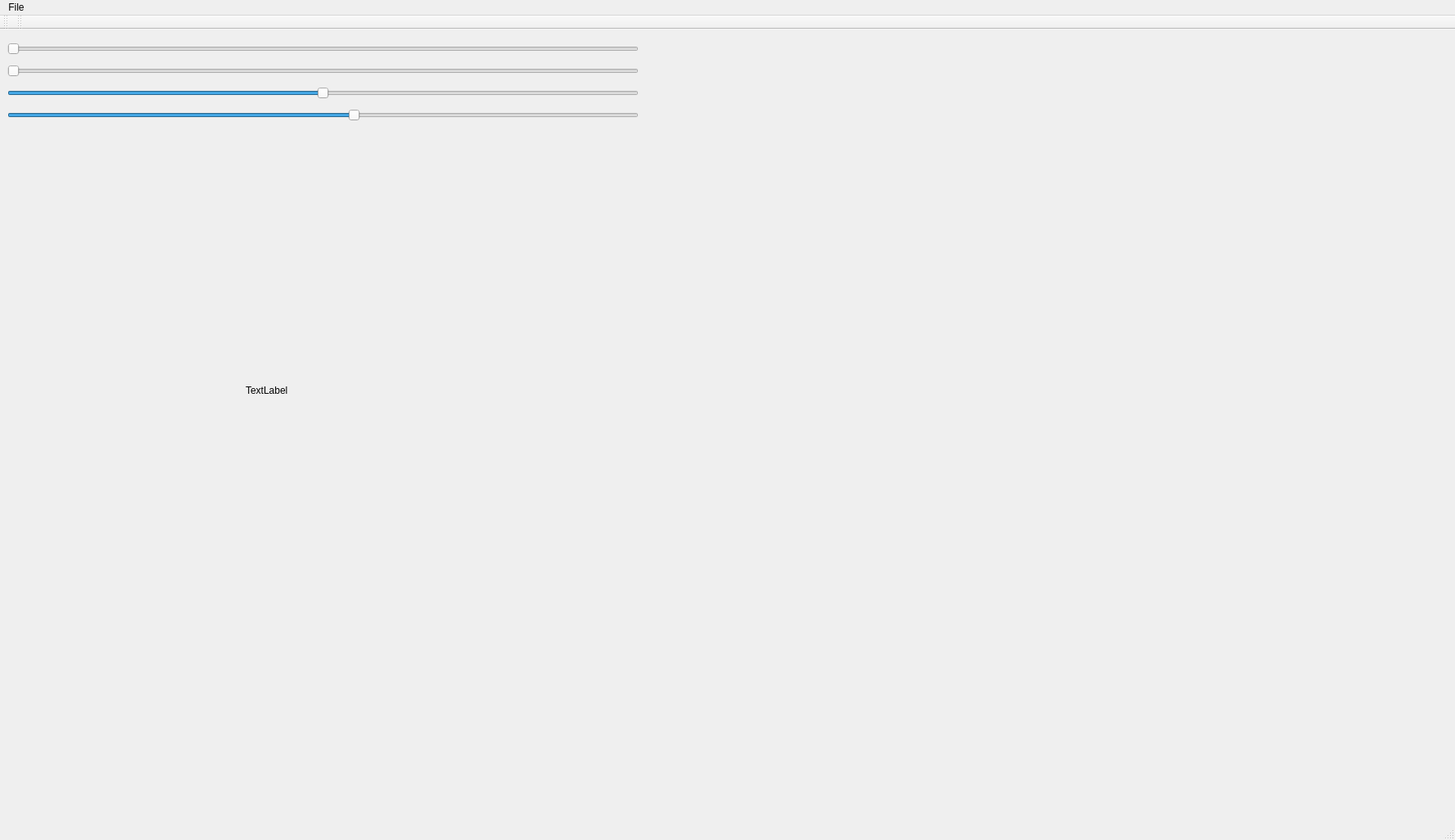
<?xml version="1.0" encoding="UTF-8"?>
<ui version="4.0">
 <class>MainWindow</class>
 <widget class="QMainWindow" name="MainWindow">
  <property name="geometry">
   <rect>
    <x>0</x>
    <y>0</y>
    <width>1777</width>
    <height>1026</height>
   </rect>
  </property>
  <property name="windowTitle">
   <string>MainWindow</string>
  </property>
  <widget class="QWidget" name="centralwidget">
   <widget class="QWidget" name="verticalLayoutWidget">
    <property name="geometry">
     <rect>
      <x>9</x>
      <y>10</y>
      <width>771</width>
      <height>110</height>
     </rect>
    </property>
    <layout class="QVBoxLayout" name="verticalLayout">
     <property name="sizeConstraint">
      <enum>QLayout::SetDefaultConstraint</enum>
     </property>
     <item>
      <widget class="QSlider" name="horizontalSlider">
       <property name="minimum">
        <number>0</number>
       </property>
       <property name="orientation">
        <enum>Qt::Horizontal</enum>
       </property>
      </widget>
     </item>
     <item>
      <widget class="QSlider" name="horizontalSlider_2">
       <property name="minimum">
        <number>0</number>
       </property>
       <property name="maximum">
        <number>99</number>
       </property>
       <property name="orientation">
        <enum>Qt::Horizontal</enum>
       </property>
      </widget>
     </item>
     <item>
      <widget class="QSlider" name="horizontalSlider_3">
       <property name="minimum">
        <number>-4</number>
       </property>
       <property name="maximum">
        <number>4</number>
       </property>
       <property name="pageStep">
        <number>1</number>
       </property>
       <property name="value">
        <number>0</number>
       </property>
       <property name="orientation">
        <enum>Qt::Horizontal</enum>
       </property>
      </widget>
     </item>
     <item>
      <widget class="QSlider" name="horizontalSlider_4">
       <property name="minimum">
        <number>-10</number>
       </property>
       <property name="maximum">
        <number>10</number>
       </property>
       <property name="value">
        <number>1</number>
       </property>
       <property name="orientation">
        <enum>Qt::Horizontal</enum>
       </property>
      </widget>
     </item>
    </layout>
   </widget>
   <widget class="QLabel" name="image">
    <property name="geometry">
     <rect>
      <x>300</x>
      <y>270</y>
      <width>381</width>
      <height>341</height>
     </rect>
    </property>
    <property name="sizePolicy">
     <sizepolicy hsizetype="Fixed" vsizetype="Fixed">
      <horstretch>0</horstretch>
      <verstretch>0</verstretch>
     </sizepolicy>
    </property>
    <property name="text">
     <string>TextLabel</string>
    </property>
    <property name="scaledContents">
     <bool>true</bool>
    </property>
   </widget>
  </widget>
  <widget class="QStatusBar" name="statusbar"/>
  <widget class="QMenuBar" name="menubar">
   <property name="geometry">
    <rect>
     <x>0</x>
     <y>0</y>
     <width>1777</width>
     <height>21</height>
    </rect>
   </property>
   <widget class="QMenu" name="menuFile">
    <property name="title">
     <string>File</string>
    </property>
    <addaction name="actionOpen"/>
   </widget>
   <addaction name="menuFile"/>
  </widget>
  <widget class="QToolBar" name="toolBar">
   <property name="windowTitle">
    <string>toolBar</string>
   </property>
   <attribute name="toolBarArea">
    <enum>TopToolBarArea</enum>
   </attribute>
   <attribute name="toolBarBreak">
    <bool>false</bool>
   </attribute>
  </widget>
  <widget class="QToolBar" name="toolBar_2">
   <property name="windowTitle">
    <string>toolBar_2</string>
   </property>
   <attribute name="toolBarArea">
    <enum>TopToolBarArea</enum>
   </attribute>
   <attribute name="toolBarBreak">
    <bool>false</bool>
   </attribute>
  </widget>
  <action name="actionOpen">
   <property name="text">
    <string>actionOpen</string>
   </property>
  </action>
 </widget>
 <resources/>
 <connections/>
</ui>
